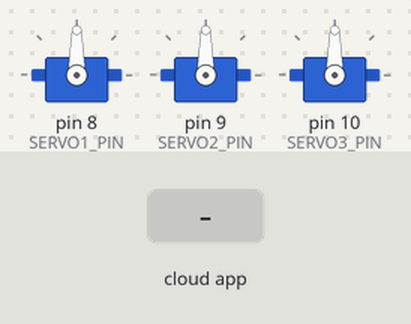
The sketch below on a simulated Arduino Uno, built with avr-gcc and run on an emulated ATmega328P. On the bench: 3 × servo. The test bench sets the inputs (shaded band). The ROS host is connected and sends only what is stated.

Above: at 1.2 s.
1.3 s: the phone or cloud app sets input_command to left
At 1.7 s:
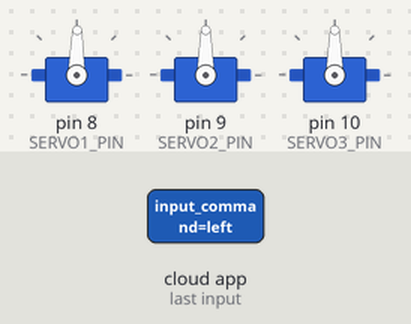
2.8 s: the phone or cloud app sets input_command to up
At 4.0 s:
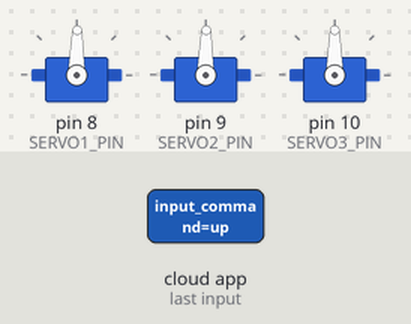
Timing chart, 0 to 5.8 s (numbered marks = the images above; inputs shaded):
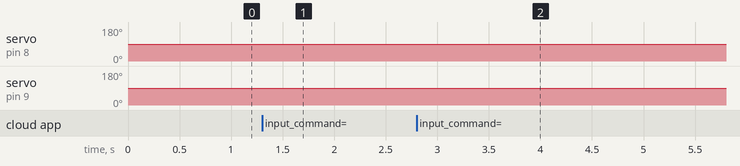

The sketch:

robotic_arm.ino
```cpp
#include <ros.h>
#include <std_msgs/String.h>
#include <std_msgs/Float64.h>
#include <Servo.h>

// Define servo pins
#define SERVO1_PIN 8
#define SERVO2_PIN 9
#define SERVO3_PIN 10

// Define servo objects
Servo servo1; // Base servo
Servo servo2; // Shoulder servo
Servo servo3; // Elbow servo

// Define initial servo positions
int pos1 = 90; // Initial position for servo1 (base)
int pos2 = 90; // Initial position for servo2 (shoulder)
int pos3 = 90; // Initial position for servo3 (elbow)

// Define threshold for servo movement
const int threshold = 180;

// Define ROS node handle
ros::NodeHandle nh;

// Define callback function for input command
void commandCallback(const std_msgs::String& msg) {
  String command = msg.data;

  if (command == "left") {
    moveServo(&servo1, -1); // Move servo1 (base) left
  } else if (command == "right") {
    moveServo(&servo1, 1);  // Move servo1 (base) right
  } else if (command == "up") {
    moveServo(&servo2, -1); // Move servo2 (shoulder) up
  } else if (command == "down") {
    moveServo(&servo2, 1);  // Move servo2 (shoulder) down
  } else if (command == "forward") {
    moveServo(&servo3, -1); // Move servo3 (elbow) forward
  } else if (command == "backward") {
    moveServo(&servo3, 1);  // Move servo3 (elbow) backward
  }
}

// Function to move servo
void moveServo(Servo *servo, int direction) {
  int newPos = servo->read() + direction; // Calculate new position

  // Ensure the new position is within the servo's threshold
  if (newPos >= 0 && newPos <= threshold) {
    servo->write(newPos); // Move servo to the new position

    // Publish the new position to the same topic
    std_msgs::Float64 posMsg;
    posMsg.data = newPos;
    servo->getPositionPub().publish(&posMsg);
  }
}

// Define ROS subscriber
ros::Subscriber<std_msgs::String> sub("input_command", &commandCallback);

void setup() {
  // Initialize ROS
  nh.initNode();
  nh.subscribe(sub);

  // Attach servo pins
  servo1.attach(SERVO1_PIN);
  servo2.attach(SERVO2_PIN);
  servo3.attach(SERVO3_PIN);

  // Set initial servo positions
  servo1.write(pos1);
  servo2.write(pos2);
  servo3.write(pos3);
}

void loop() {
  // Handle ROS communication
  nh.spinOnce();
}
```

Measured:
- after the input at 1.3 s, servo on pin 8 (SERVO1_PIN): 90° → 89° at once
- after the input at 2.8 s, servo on pin 9 (SERVO2_PIN): 90° → 89° at once
